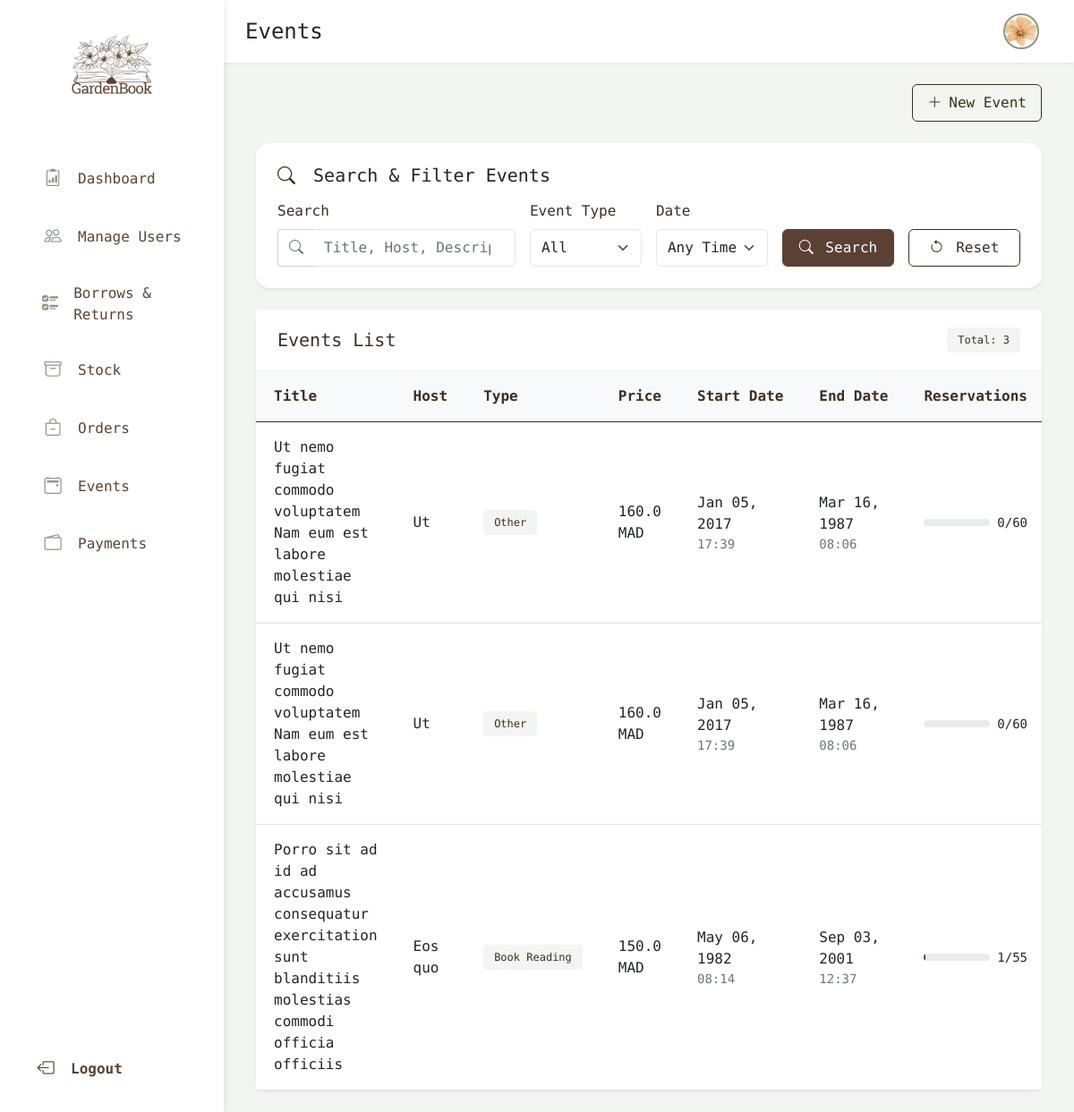
Before: /manage-event with the older database file.
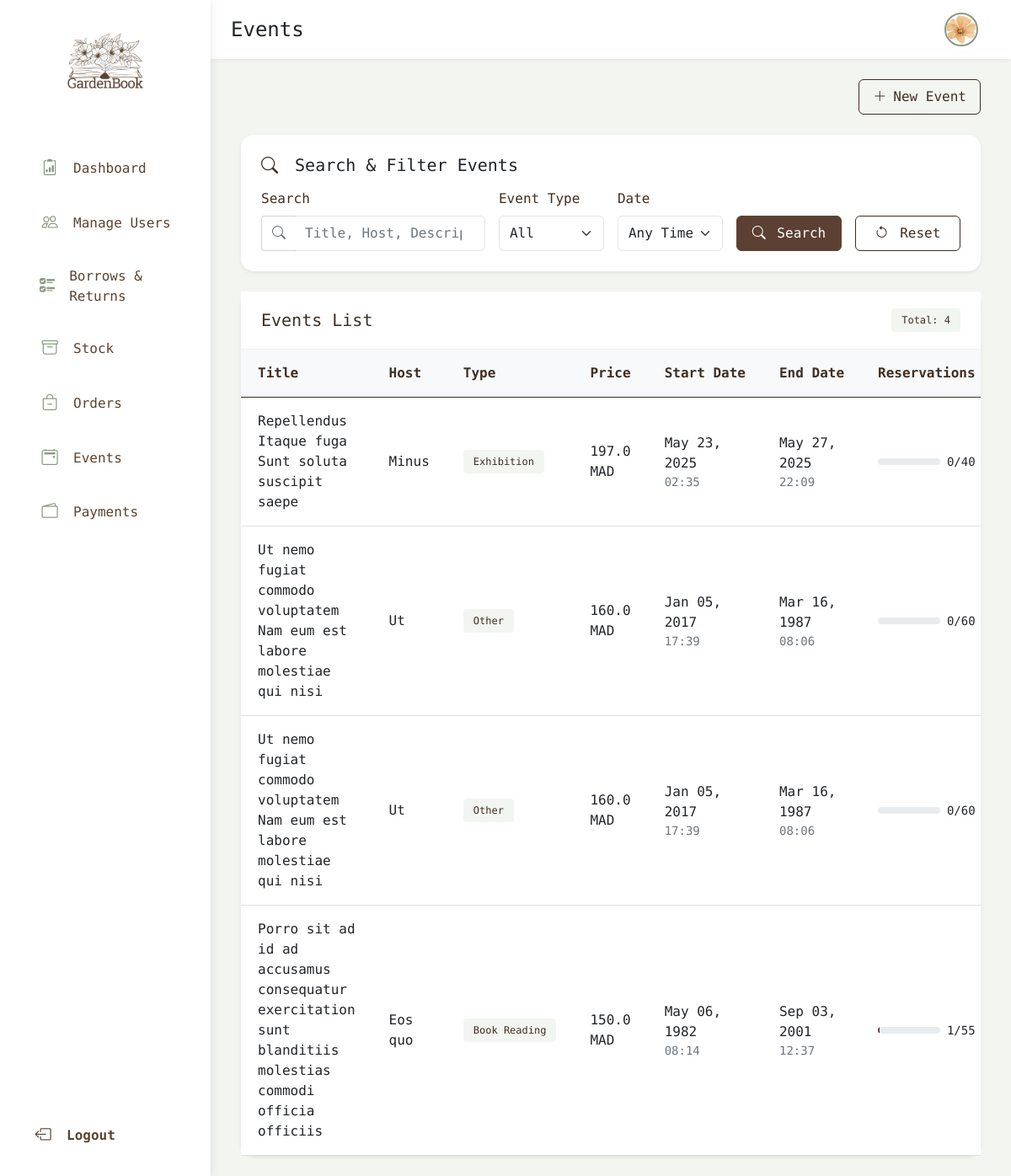
After: the same page with the newer database file.
### theApp/models.py (models this page shows, shortened)
class Event(models.Model):
    title = models.CharField(max_length=200)
    host = models.CharField(max_length=200, blank=True, null=True)
    poster = models.ImageField(upload_to='event_posters/', null=True, blank=True, default='event_posters/default_poster.jpg')
    description = models.TextField()
    event_price = models.FloatField(default=0.0)
    audience = models.CharField(max_length=20, choices=AudienceType.choices, default="")
    location = models.CharField(max_length=255)
    start_datetime = models.DateTimeField()
    end_datetime = models.DateTimeField()
    nbr_reservations = models.IntegerField(default=0)
    current_reservations = models.IntegerField(default=0)
    guests = models.ManyToManyField(Person, blank=True, related_name='events')
    created_at = models.DateTimeField(auto_now_add=True)
    event_type = models.CharField(max_length=20, choices=EventType.choices, default="")
    is_public = models.BooleanField(default=True)
    status = models.CharField(max_length=20, choices=[('Upcoming', 'Upcoming'), ('Ongoing', 'Ongoing'), ('Completed', 'Completed')], default='Upcoming')
    is_cancelled = models.BooleanField(default=False)

### theApp/views.py (the view)
# urls.py: path('manage-event', views.event_staff, name='manage-event'),
def event_staff(request):
  events = Event.objects.all()
  query = request.GET.get("q", "")
  event_type = request.GET.get("event_type", "")
  date_filter = request.GET.get("date_filter", "")
  form = EventForm()
  if query:
    events = events.filter(
      Q(title__icontains=query) |
      Q(host__icontains=query) |
      Q(description__icontains=query)
    )
  if event_type:
    events = events.filter(event_type=event_type)
  today = timezone.now().date()
  if date_filter == "year":
    events = events.filter(start_datetime__year=today.year)
  elif date_filter == "month":
    events = events.filter(start_datetime__year=today.year, start_datetime__month=today.month)
  elif date_filter == "week":
    start_of_week = today - timedelta(days=today.weekday())
    end_of_week = start_of_week + timedelta(days=6)
    events = events.filter(start_datetime__date__range=(start_of_week, end_of_week))
  types = Event.objects.values_list("event_type", flat=True).distinct()
  for event in events:
    if not event.is_cancelled:
      if event.end_datetime.date() < today:
          event.status = 'Completed'
      elif event.end_datetime.date() > today:
          event.status = 'Ongoing'
      else:
          event.status = 'Upcoming'
      event.save()
  context = {
      "events": events.order_by("-start_datetime"),
      "types": types,
      "form": form,
  }
  return render(request, "manage_event.html", context)

### templates/manage_event.html (shortened to what this page needs)
{% extends 'baseLibrarian.html' %}
{% load static %}
{% load crispy_forms_tags %}
{% block page %}Events{% endblock %}
{% block content %}
<div class="container-fluid">
  <div class="row mb-4">
    <div class="col-12 d-flex justify-content-end">
      <button class="btn btn-outline-brown" data-bs-toggle="modal" data-bs-target="#createEventModal">
        <i class="bi bi-plus-lg me-2"></i>New Event
      </button>
    </div>
  </div>
  <div class="row mb-4">
    <div class="col-12">
      <div class="card rounded-20 shadow-sm">
        <div class="card-body">
          <h5 class="card-title mb-3">
            <i class="bi bi-search me-2 text-brown"></i>
            Search & Filter Events
          </h5>
          <form method="GET" class="row g-3 align-items-end">
            <div class="col-md-4">
              <label for="q" class="form-label">Search</label>
              <div class="input-group">
                <span class="input-group-text bg-white border-end-0">
                  <i class="bi bi-search text-muted"></i>
                </span>
                <input type="search" name="q" id="q" class="form-control border-start-0"
                  placeholder="Title, Host, Description...">
              </div>
            </div>
            <div class="col-md-2">
              <label for="event_type" class="form-label">Event Type</label>
              <select name="event_type" id="event_type" class="form-select">
                <option value="">All</option>
              </select>
            </div>
            <div class="col-md-2">
              <label for="date_filter" class="form-label">Date</label>
              <select name="date_filter" id="date_filter" class="form-select">
                <option value="">Any Time</option>
              </select>
            </div>
            <div class="col-md-2">
              <button class="btn btn-brown w-100" type="submit">
                <i class="bi bi-search me-1"></i> Search
              </button>
            </div>
            <div class="col-md-2">
              <a href="{% url 'manage-event' %}" class="btn btn-outline-brown w-100">
                <i class="bi bi-arrow-counterclockwise me-1"></i> Reset
              </a>
            </div>
          </form>
        </div>
      </div>
    </div>
  </div>
  <div class="row">
    <div class="col-12">
      <div class="card rounded-20 shadow-sm">
        <div class="card-header bg-white d-flex justify-content-between align-items-center">
          <h5 class="card-title mb-0 text-brown">Events List</h5>
          <span class="badge bg-green-soft text-brown">Total: {{ events|length }}</span>
        </div>
        <div class="card-body p-0">
          <div class="table-responsive">
            <table class="table table-hover align-middle m-0">
              <thead>
                <tr class="bg-light">
                  <th>Title</th>
                  <th>Host</th>
                  <th>Type</th>
                  <th>Price</th>
                  <th>Start Date</th>
                  <th>End Date</th>
                  <th>Reservations</th>
                </tr>
              </thead>
              <tbody class="bg-white">
                {% for event in events %}
                <tr>
                  <td class="fw-medium">{{ event.title }}</td>
                  <td>{{ event.host }}</td>
                  <td>
                    <span class="badge bg-green-soft text-brown">
                      {{ event.event_type }}
                    </span>
                  </td>
                  <td>{{ event.event_price }} MAD</td>
                  <td>
                    <div class="d-flex flex-column">
                      <span>{{ event.start_datetime|date:"M d, Y" }}</span>
                      <small class="text-muted">
                        {{ event.start_datetime|time:"H:i" }}
                      </small>
                    </div>
                  </td>
                  <td>
                    <div class="d-flex flex-column">
                      <span>{{ event.end_datetime|date:"M d, Y" }}</span>
                      <small class="text-muted">
                        {{ event.end_datetime|time:"H:i" }}
                      </small>
                    </div>
                  </td>
                  <td>
                    <div class="d-flex align-items-center">
                      <div class="progress flex-grow-1 me-2" style="height: 8px;">
                      </div>
                      <span class="small">{{ event.current_reservations }}/{{ event.nbr_reservations }}</span>
                    </div>
                  </td>
                </tr>
                {% endfor %}
              </tbody>
            </table>
          </div>
        </div>
      </div>
    </div>
  </div>
</div>
{% endblock %}

### templates/baseLibrarian.html (shortened to what this page needs)
{% load static %}
<!DOCTYPE html>
<html lang="en">
<head>
  <link href="{% static 'assets/dist/css/bootstrap.min.css' %}" rel="stylesheet">
  <link rel="stylesheet" href="{% static 'css/base.css' %}">
</head>
<body>
  <div class="layout-container">
    <aside class="sidebar">
      <div class="sidebar-inner">
        <div class="text-center mb-5">
          <a href="{% url 'dashboard' %}"
            class="d-flex align-items-center justify-content-center text-brown text-decoration-none">
            <img src="{% static 'assets/brand/_logo-nobg.png' %}" class="img-fluid" width="90" height="90" role="img"
              alt="Library Management System">
          </a>
        </div>
        <nav class="sidebar-nav">
          <ul class="list-unstyled ps-2">
            <li class="nav-item mb-3">
              <a href="{% url 'dashboard' %}"
                class="sidebar-link d-flex align-items-center {% if request.path == '/dashboard/' %}active-link{% endif %}">
                <i class="bi bi-clipboard2-data me-3"></i>
                <span>Dashboard</span>
              </a>
            </li>
            <li class="nav-item mb-3">
              <a href="{% url 'manage-users' %}"
                class="sidebar-link d-flex align-items-center {% if request.path == '/manage-users/' %}active-link{% endif %}">
                <i class="bi bi-people me-3"></i>
                <span>Manage Users</span>
              </a>
            </li>
            <li class="nav-item mb-3">
              <a href="{% url 'borrows-returns' %}"
                class="sidebar-link d-flex align-items-center {% if request.path == '/borrows-returns/' %}active-link{% endif %}">
                <i class="bi bi-ui-checks me-3"></i>
                <span>Borrows & Returns</span>
              </a>
            </li>
            <li class="nav-item mb-3">
              <a href="{% url 'stock' %}"
                class="sidebar-link d-flex align-items-center {% if request.path == '/stock/' %}active-link{% endif %}">
                <i class="bi bi-archive me-3"></i>
                <span>Stock</span>
              </a>
            </li>
            <li class="nav-item mb-3">
              <a href="{% url 'orders' %}"
                class="sidebar-link d-flex align-items-center {% if request.path == '/orders/' %}active-link{% endif %}">
                <i class="bi bi-bag-dash me-3"></i>
                <span>Orders</span>
              </a>
            </li>
            <li class="nav-item mb-3">
              <a href="{% url 'manage-event' %}"
                class="sidebar-link d-flex align-items-center {% if request.path == '/manage-event/' %}active-link{% endif %}">
                <i class="bi bi-calendar2-event me-3"></i>
                <span>Events</span>
              </a>
            </li>
            <li class="nav-item mb-3">
              <a href="{% url 'manage-payment' %}"
                class="sidebar-link d-flex align-items-center {% if request.path == '/manage-payment/' %}active-link{% endif %}">
                <i class="bi bi-wallet2 me-3"></i>
                <span>Payments</span>
              </a>
            </li>
          </ul>
        </nav>
        <div class="mt-auto">
          <a href="{% url 'logout' %}" class="logout-link d-flex align-items-center">
            <i class="bi bi-box-arrow-left me-3"></i>
            <span>Logout</span>
          </a>
        </div>
      </div>
    </aside>
    <main class="main-content">
      <div class="main-header">
        <div class="header-title">
          <h4 class="mb-0">{% block page %}Dashboard{% endblock %}</h4>
        </div>
        <div class="profile-img-container">
          <a href="{% url 'dashboard' %}">
            <img
              src="{% if request.user.profile_pic %}{{ request.user.profile_pic.url }}{% else %}{% static 'profile_pic2.png' %}{% endif %}"
              alt="Profile" class="profile-img">
          </a>
        </div>
      </div>
      <div class="content-area">
        {% block content %}
        {% endblock content %}
      </div>
    </main>
  </div>
</body>
</html>

### static/css/base.css (style rules this page uses)
html, body { height: 100%; margin: 0; overflow: hidden; }
body { font-family: "Geist Mono", sans-serif; padding: 0; min-height: 100vh; }
.btn-brown { background: #5c4033 !important; }
.bg-green-soft { background: #aabda028 !important; }
.text-brown { color: #402e21; }
a { text-decoration: none; padding: 7px 15px; }
.rounded-20 { border-radius: 15px; }
.btn-outline-brown { border-color: #402e21 !important; color: #402e21 !important; }
.layout-container { display: flex; height: 100vh; width: 100%; }
.sidebar { width: 250px; height: 100vh; position: fixed; top: 0; left: 0; background-color: white; box-shadow: 0 0 10px rgba(0, 0, 0, 0.1); z-index: 1000; }
.sidebar-inner { height: 100%; display: flex; flex-direction: column; padding: 1.5rem; overflow-y: auto; }
.sidebar-nav { flex-grow: 1; }
.main-content { flex: 1; margin-left: 250px; display: flex; flex-direction: column; height: 100vh; overflow: hidden; }
.main-header { height: 70px; padding: 0 1.5rem; background-color: white; box-shadow: 0 2px 5px rgba(0, 0, 0, 0.05); display: flex; align-items: center; position: sticky; top: 0; z-index: 900; }
.content-area { flex: 1; overflow-y: auto; background-color: #aabda028; padding: 1.5rem; height: calc(100vh - 70px); }
.sidebar-link { color: #5d432f; padding: 10px 15px; border-radius: 6px; font-weight: 500; transition: all 0.2s ease; text-decoration: none; }
.sidebar-link i { font-size: 1.2rem; width: 24px; text-align: center; color: #8a9982; }
.logout-link { color: #5d432f; padding: 10px 15px; border-radius: 6px; font-weight: 600; transition: all 0.2s ease; text-decoration: none; }
.logout-link i { font-size: 1.2rem; width: 24px; text-align: center; }
.profile-img { border: 2px solid #8a9982; transition: all 0.2s ease; object-fit: cover; }
:root { --brown-dark: #402e21; --brown: #5d432f; --brown-light: #f0e8d9; --green-dark: #8a9982; --green: #aabda0; --green-soft: rgba(170, 189, 160, 0.16); --success-soft: #e8f3e8; --warning-soft: #fff3cd; --danger-soft: rgba(93, 67, 47, 0.15); }
.card { border: none; transition: all 0.2s ease; }
.card-header { background-color: transparent; border-bottom: 1px solid rgba(0, 0, 0, 0.05); padding: 1.25rem 1.5rem; }
.card-body { padding: 1.5rem; }
.table { margin-bottom: 0; }
.table th { font-weight: 600; color: var(--brown-dark); padding: 1rem 1.25rem; border-top: none; white-space: nowrap; }
.table td { padding: 1rem 1.25rem; vertical-align: middle; }
.table-hover tbody tr { transition: all 0.2s ease; }
.btn { font-weight: 500; padding: 0.5rem 1rem; border-radius: 0.375rem; transition: all 0.2s ease; }
.btn-brown { background-color: var(--brown); border-color: var(--brown); color: white; }
.btn-outline-brown { color: var(--brown); border-color: var(--brown); }
.form-control, .form-select { padding: 0.5rem 0.75rem; border-color: rgba(0, 0, 0, 0.1); border-radius: 0.375rem; }
.form-label { font-weight: 500; margin-bottom: 0.5rem; color: var(--brown-dark); }
.badge { font-weight: 500; padding: 0.5rem 0.75rem; border-radius: 0.25rem; }
.main-header .profile-img-container { display: flex; align-items: center; margin-left: auto; }
.main-header .profile-img { width: 40px; height: 40px; border-radius: 50%; object-fit: cover; margin-left: 15px; }

Changed rows visible on the page:
added Event: title "Repellendus Itaque fuga Sunt soluta suscipit saepe", host "Minus", event_type "Exhibition", event_price "197.0", start_datetime "May 23, 2025", start_datetime "02:35", end_datetime "May 27, 2025", end_datetime "22:09", current_reservations "0", nbr_reservations "40"
Other visible differences:
{{ events|length }}: "3" → "4"
